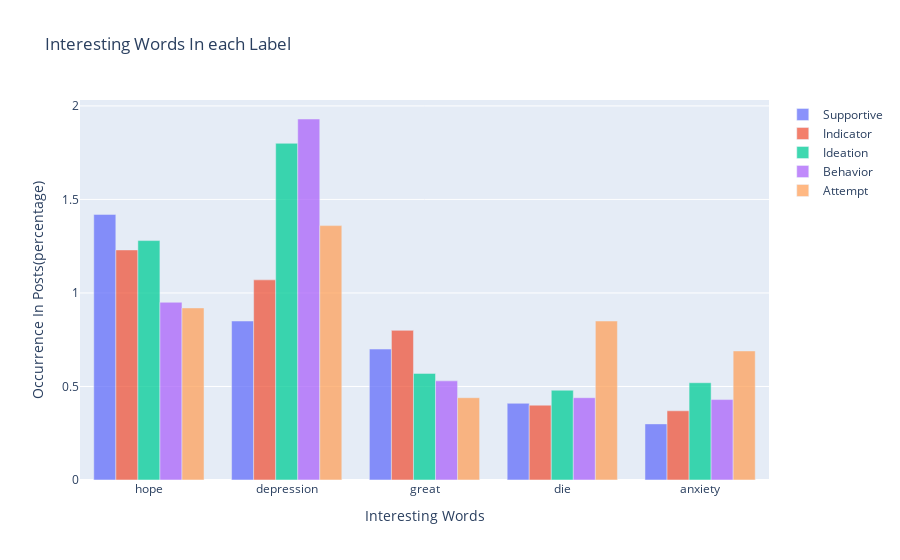

The notebook cell saved with this chart:
### Code cell
# plot interesting words
import pandas as pd
from plotly import __version__ 
from plotly.offline import init_notebook_mode
import cufflinks as cf
init_notebook_mode(connected=True)
cf.go_offline()
import chart_studio
import chart_studio.plotly as py
import chart_studio.tools as tls
from plotly.graph_objs import *
import plotly.express as px

# type: dataframe
interesting = df_merged2_sorted[df_merged2_sorted['words'].isin(['hope', 'depression', 'great', 'die','anxiety'])]
itst =['hope', 'depression', 'great', 'die','anxiety']
fig = go.Figure()
fig.add_trace(go.Bar(x=itst, y=interesting["percentage-0"], name = 'Supportive'))
fig.add_trace(go.Bar(x=itst, y=interesting["percentage-1"], name = 'Indicator'))
fig.add_trace(go.Bar(x=itst, y=interesting["percentage-2"], name = 'Ideation'))
fig.add_trace(go.Bar(x=itst, y=interesting["percentage-3"], name = 'Behavior'))
fig.add_trace(go.Bar(x=itst, y=interesting["percentage-4"], name = 'Attempt'))

fig.update_layout(title="Interesting Words In each Label", xaxis_title="Interesting Words", yaxis_title = "Occurrence In Posts(percentage)")

# Reduce opacity to see both histograms
fig.update_traces(opacity=0.75)
fig.show()
fig.write_html("pat.html")
fig.write_image('1111.png')
#plotly.offline.plot(fig, filename = 'filename.html', auto_open=False)

### Figure 1 — Plotly figure (JSON) as saved in the notebook; plotly's stock layout.template omitted (floating-point values rounded to 4 significant figures)
{"data": [{"name": "Supportive", "opacity": 0.75, "type": "bar", "x": ["hope", "depression", "great", "die", "anxiety"], "y": [1.42, 0.85, 0.7, 0.41, 0.3]}, {"name": "Indicator", "opacity": 0.75, "type": "bar", "x": ["hope", "depression", "great", "die", "anxiety"], "y": [1.23, 1.07, 0.8, 0.4, 0.37]}, {"name": "Ideation", "opacity": 0.75, "type": "bar", "x": ["hope", "depression", "great", "die", "anxiety"], "y": [1.28, 1.8, 0.57, 0.48, 0.52]}, {"name": "Behavior", "opacity": 0.75, "type": "bar", "x": ["hope", "depression", "great", "die", "anxiety"], "y": [0.95, 1.93, 0.53, 0.44, 0.43]}, {"name": "Attempt", "opacity": 0.75, "type": "bar", "x": ["hope", "depression", "great", "die", "anxiety"], "y": [0.92, 1.36, 0.44, 0.85, 0.69]}], "layout": {"title": {"text": "Interesting Words In each Label"}, "xaxis": {"title": {"text": "Interesting Words"}}, "yaxis": {"title": {"text": "Occurrence In Posts(percentage)"}}}}
